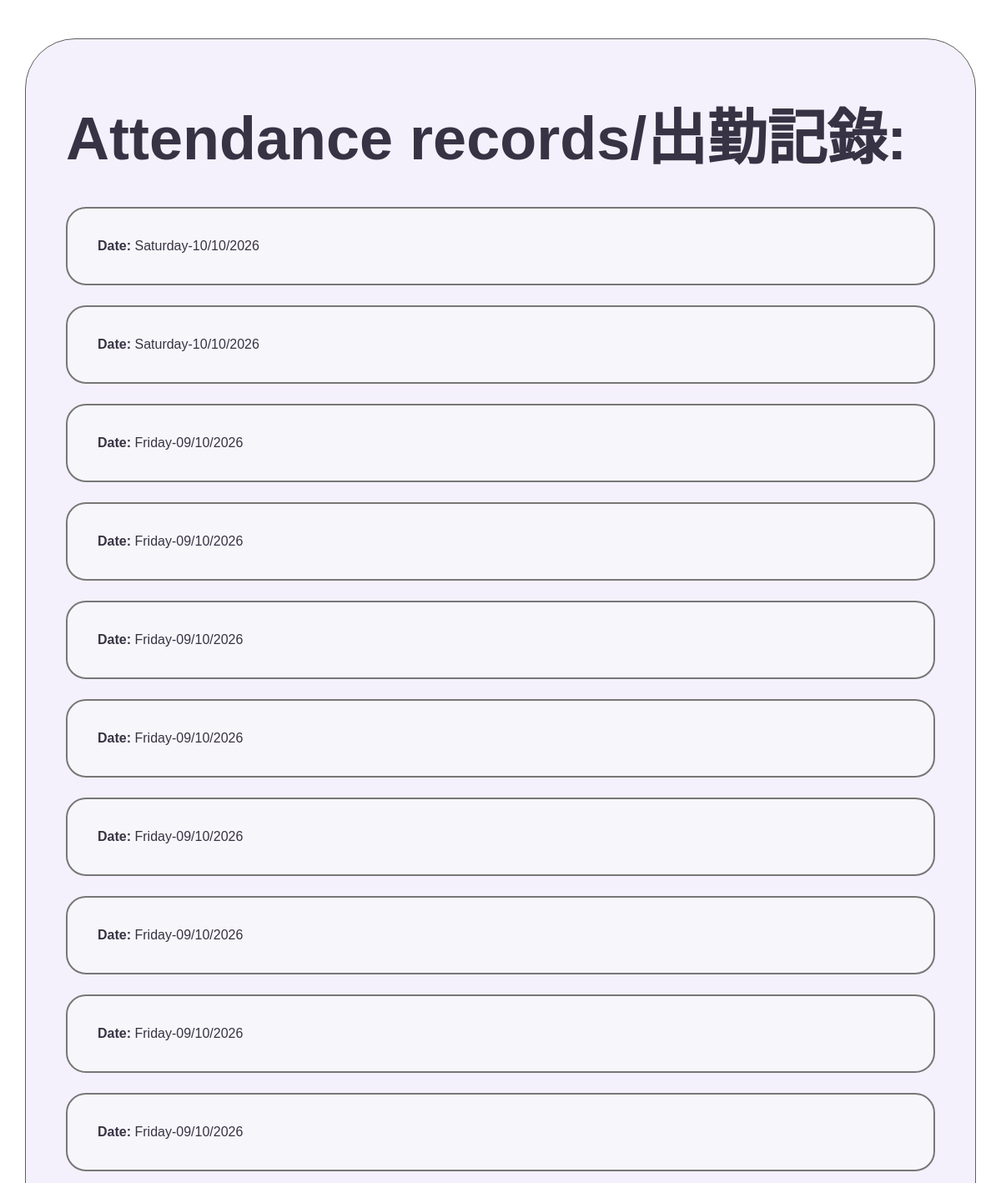
Page /cardhistory/5 (middle part) on the earlier database version.
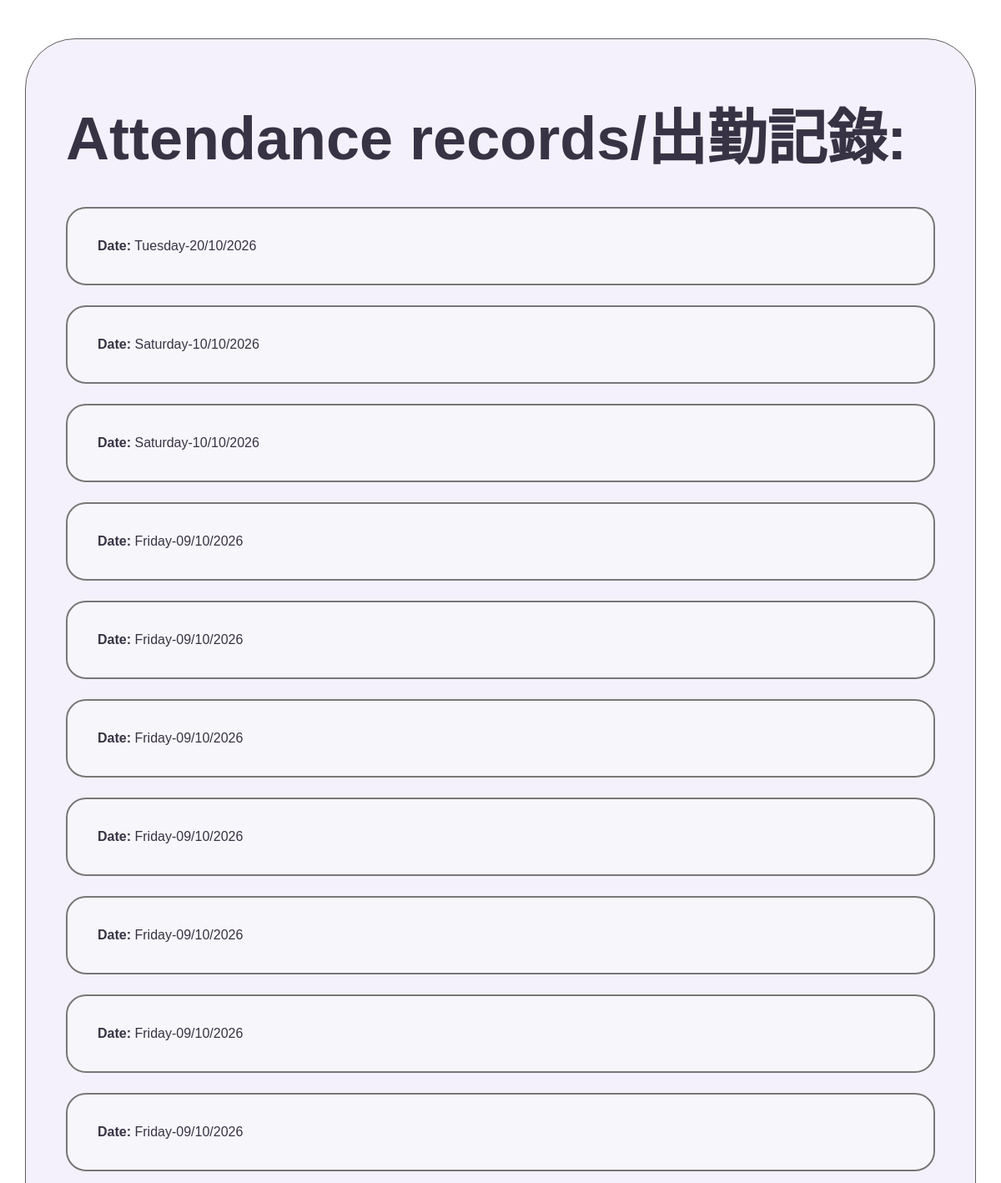
Same page on the later database version.
### tables this page shows
CREATE TABLE ATTENDANCE_RECORDS (attendance_id INTEGER PRIMARY KEY, card_id INTEGER REFERENCES ATTENDANCE_CARDS (card_id), date TEXT);

### app.py (the view)
@app.route("/cardhistory/<card_id>")
def card_history(card_id):
    og_page = request.args.get("og_page", "/")
    db = get_db()
    records = db.execute("SELECT * FROM ATTENDANCE_RECORDS WHERE card_id = ? ORDER BY attendance_id DESC", (card_id,)).fetchall()
    students = db.execute("SELECT first_name, surname FROM STUDENTS WHERE card_id = ?", (card_id,)).fetchall()
    return render_template("cardhistory.html", card_id=card_id, students=students, records=records, og_page=og_page)

### app.py (called while the page is built)
def get_db():
    if "db" not in g:
        g.db = sqlite3.connect(DATABASE)
        g.db.row_factory = sqlite3.Row
    return g.db

### templates/cardhistory.html (shortened to what this page needs)
{% extends "layout.html" %}
{% block content %}
<link rel="stylesheet" href="{{ url_for('static', filename='cardhistory.css') }}">
    <section>
        <h2>Attendance records/出勤記錄:</h2>
        {% for record in records %}
            <p class="record-date">
                <strong>Date:</strong> {{ record["date"] }}
            </p>
        {% endfor %}
    </section>
{% endblock %}

### templates/layout.html (shortened to what this page needs)
<!DOCTYPE html>
<html lang="en">
<link rel="stylesheet" href="{{ url_for('static', filename='layout.css') }}">
<body>
    {% block content %}
    {% endblock %}
</body>
</html>

### static/layout.css (style rules this page uses)
html, body, main { margin: 0; padding: 0; width: 100%; font-family: sans-serif; }
body { padding-top: 10cqw; }

### static/cardhistory.css (style rules this page uses)
section { color: #383344; background-color: #f4f1fc; border: 0.15cqw solid #5e5e5e; border-radius: 5cqw; padding: 4cqw; margin: 4cqw auto; width: 95%; box-sizing: border-box; }
h2 { font-size: 6cqw; margin-top: 1cqw; margin-bottom: 3cqw; }
p { background-color: #f7f6fa; border: 0.2cqw solid #777777; border-radius: 2cqw; padding: 3cqw; margin: 2cqw 0; overflow-wrap: anywhere; }

Differences in the rows shown:
removed ATTENDANCE_RECORDS: date "Friday-09/10/2026"
added ATTENDANCE_RECORDS: date "Tuesday-20/10/2026"
